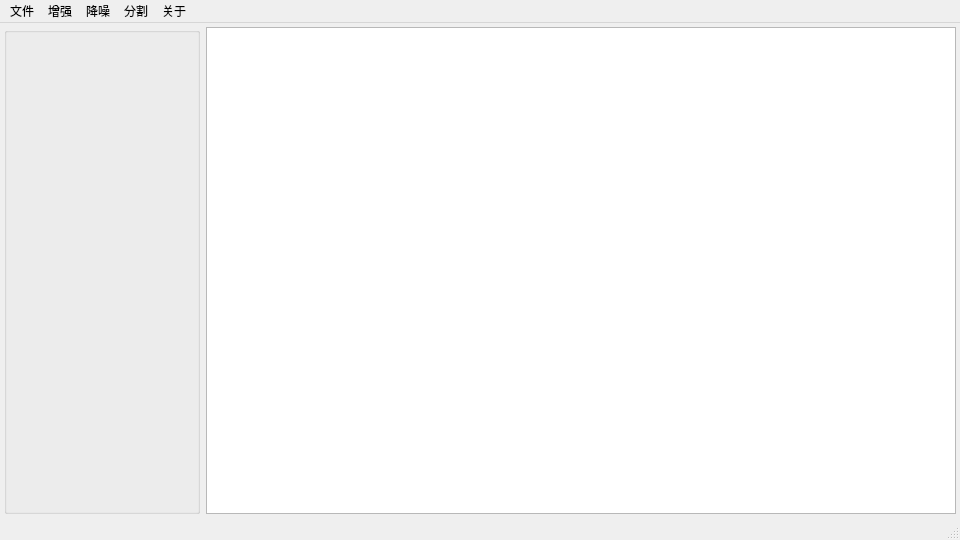
<?xml version="1.0" encoding="UTF-8"?>
<ui version="4.0">
 <class>ImageProcessClass</class>
 <widget class="QMainWindow" name="ImageProcessClass">
  <property name="geometry">
   <rect>
    <x>0</x>
    <y>0</y>
    <width>960</width>
    <height>540</height>
   </rect>
  </property>
  <property name="windowTitle">
   <string>ImageProcess</string>
  </property>
  <property name="inputMethodHints">
   <set>Qt::ImhDate</set>
  </property>
  <widget class="QWidget" name="centralWidget">
   <layout class="QGridLayout" name="gridLayout">
    <property name="leftMargin">
     <number>2</number>
    </property>
    <property name="topMargin">
     <number>2</number>
    </property>
    <property name="rightMargin">
     <number>2</number>
    </property>
    <property name="bottomMargin">
     <number>2</number>
    </property>
    <property name="horizontalSpacing">
     <number>2</number>
    </property>
    <item row="0" column="1">
     <widget class="QWidget" name="rightWidget" native="true">
      <property name="sizePolicy">
       <sizepolicy hsizetype="Expanding" vsizetype="Expanding">
        <horstretch>0</horstretch>
        <verstretch>0</verstretch>
       </sizepolicy>
      </property>
      <property name="inputMethodHints">
       <set>Qt::ImhNone</set>
      </property>
      <layout class="QGridLayout" name="gridLayout_3">
       <property name="leftMargin">
        <number>2</number>
       </property>
       <property name="topMargin">
        <number>2</number>
       </property>
       <property name="rightMargin">
        <number>2</number>
       </property>
       <property name="bottomMargin">
        <number>2</number>
       </property>
       <item row="0" column="0">
        <widget class="QGraphicsView" name="ImageGraphView">
         <property name="frameShape">
          <enum>QFrame::StyledPanel</enum>
         </property>
         <property name="frameShadow">
          <enum>QFrame::Plain</enum>
         </property>
        </widget>
       </item>
      </layout>
     </widget>
    </item>
    <item row="0" column="0">
     <widget class="QWidget" name="leftWidget" native="true">
      <property name="sizePolicy">
       <sizepolicy hsizetype="Fixed" vsizetype="Expanding">
        <horstretch>0</horstretch>
        <verstretch>0</verstretch>
       </sizepolicy>
      </property>
      <property name="minimumSize">
       <size>
        <width>200</width>
        <height>0</height>
       </size>
      </property>
      <property name="maximumSize">
       <size>
        <width>200</width>
        <height>16777215</height>
       </size>
      </property>
      <layout class="QGridLayout" name="gridLayout_2">
       <property name="leftMargin">
        <number>2</number>
       </property>
       <property name="topMargin">
        <number>2</number>
       </property>
       <property name="rightMargin">
        <number>2</number>
       </property>
       <property name="bottomMargin">
        <number>2</number>
       </property>
       <item row="0" column="0">
        <widget class="QGroupBox" name="groupBox">
         <property name="title">
          <string/>
         </property>
         <layout class="QGridLayout" name="gridLayout_4"/>
        </widget>
       </item>
      </layout>
     </widget>
    </item>
   </layout>
  </widget>
  <widget class="QMenuBar" name="menuBar">
   <property name="geometry">
    <rect>
     <x>0</x>
     <y>0</y>
     <width>960</width>
     <height>22</height>
    </rect>
   </property>
   <widget class="QMenu" name="fileMean">
    <property name="title">
     <string>文件</string>
    </property>
    <addaction name="openAction"/>
   </widget>
   <widget class="QMenu" name="aboutMean">
    <property name="title">
     <string>关于</string>
    </property>
    <addaction name="aboutAction"/>
   </widget>
   <widget class="QMenu" name="enhanceMenu">
    <property name="title">
     <string>增强</string>
    </property>
    <widget class="QMenu" name="grayTranMenu">
     <property name="title">
      <string>灰度变换</string>
     </property>
     <addaction name="linearTranAction"/>
     <addaction name="separator"/>
     <addaction name="logTranAction"/>
     <addaction name="gammaTranAction"/>
    </widget>
    <widget class="QMenu" name="algebTranMenu">
     <property name="title">
      <string>代数变换</string>
     </property>
     <addaction name="addAction"/>
     <addaction name="subAction"/>
     <addaction name="multiAction"/>
    </widget>
    <widget class="QMenu" name="sharpMenu">
     <property name="title">
      <string>锐化</string>
     </property>
     <addaction name="lapTranAction"/>
     <addaction name="sobelTranAction"/>
    </widget>
    <addaction name="grayTranMenu"/>
    <addaction name="algebTranMenu"/>
    <addaction name="histEnhanAction"/>
    <addaction name="sharpMenu"/>
   </widget>
   <widget class="QMenu" name="denoiseMenu">
    <property name="title">
     <string>降噪</string>
    </property>
   </widget>
   <widget class="QMenu" name="cutMenu">
    <property name="title">
     <string>分割</string>
    </property>
   </widget>
   <addaction name="fileMean"/>
   <addaction name="enhanceMenu"/>
   <addaction name="denoiseMenu"/>
   <addaction name="cutMenu"/>
   <addaction name="aboutMean"/>
  </widget>
  <widget class="QStatusBar" name="statusBar"/>
  <action name="openAction">
   <property name="text">
    <string>打开</string>
   </property>
   <property name="shortcut">
    <string>Ctrl+O</string>
   </property>
  </action>
  <action name="aboutAction">
   <property name="text">
    <string>关于</string>
   </property>
  </action>
  <action name="histEnhanAction">
   <property name="text">
    <string>直方图增强</string>
   </property>
  </action>
  <action name="linearTranAction">
   <property name="text">
    <string>线性变换</string>
   </property>
  </action>
  <action name="logTranAction">
   <property name="text">
    <string>对数变换</string>
   </property>
  </action>
  <action name="gammaTranAction">
   <property name="text">
    <string>Gamma变换</string>
   </property>
  </action>
  <action name="addAction">
   <property name="text">
    <string>加法运算</string>
   </property>
  </action>
  <action name="subAction">
   <property name="text">
    <string>减法运算</string>
   </property>
  </action>
  <action name="multiAction">
   <property name="text">
    <string>乘法运算</string>
   </property>
  </action>
  <action name="lapTranAction">
   <property name="text">
    <string>Laplace变换</string>
   </property>
  </action>
  <action name="sobelTranAction">
   <property name="text">
    <string>Sobel变换</string>
   </property>
  </action>
 </widget>
 <layoutdefault spacing="6" margin="11"/>
 <resources>
  <include location="ImageProcess.qrc"/>
 </resources>
 <connections/>
</ui>
